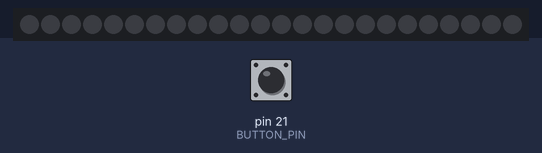
A sketch run on a simulated Arduino Mega 2560, built with avr-gcc and run on an emulated ATmega2560. Parts: 24 RGB LEDs in strip order, left to right. The test bench sets the inputs (shaded band); at power-on: pin 21 (BUTTON_PIN) LOW. The strip is taken to match the declared colour order.

Above: at 1.2 s.
1.3 s: pin 21 (BUTTON_PIN) pulled HIGH for 0.15 s
At 2.2 s:
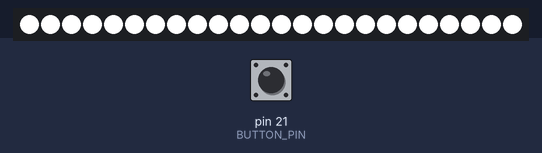
2.9 s: pin 21 (BUTTON_PIN) pulled HIGH for 1 s
5.4 s: pin 21 (BUTTON_PIN) pulled HIGH for 0.15 s
7.0 s: pin 21 (BUTTON_PIN) pulled HIGH for 1 s
9.5 s: pin 21 (BUTTON_PIN) pulled HIGH for 3.2 s
At 13.8 s:
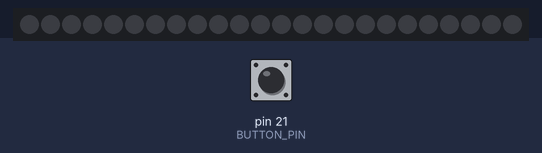
Timing chart, 0 to 15.2 s (numbered marks = the images above; inputs shaded):
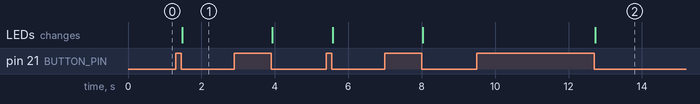

The sketch:

NeoPixelx24.ino
```cpp
//By SanguineX01

#include <Adafruit_NeoPixel.h>
#include <Bounce2.h>

// Only for Adafruit QT Py 2040
// Only for Adafruit NeoPixel Ring 24 RGB

#define NEOPIXEL_PIN        29 // Set to Pin A0
#define NEOPIXEL_NUMPIXELS  24
#define BUTTON_PIN          21 // Used as power and brightness button
#define BRIGHTNESS_STEPS    4

Adafruit_NeoPixel pixels(NEOPIXEL_NUMPIXELS, NEOPIXEL_PIN, NEO_RGB + NEO_KHZ800);
Bounce b = Bounce();

// Starts in powered off state
int brightness = 0;

void setBrightness() {
    int brightnessVal = (int)(((float)brightness/BRIGHTNESS_STEPS)*255);

    pixels.clear();
    pixels.fill(pixels.Color(brightnessVal, brightnessVal, brightnessVal, brightnessVal), 0, NEOPIXEL_NUMPIXELS);
    pixels.show();
}
// Sets up LEDs and button
void setup() {

    pixels.begin();


    b.attach(BUTTON_PIN, INPUT);
    b.interval(25);


    setBrightness();
}

void loop() {
    b.update();

    if(b.fell()) {
        if(brightness == 0) {
            brightness = BRIGHTNESS_STEPS;
        } else {
            brightness--;
        }

        setBrightness();
    }
}
```

Measured:
- after the input at 1.3 s, the LEDs: change after 0.18 s (image 1)
- after the input at 9.5 s, the LEDs: change after 3.2 s (image 2)
